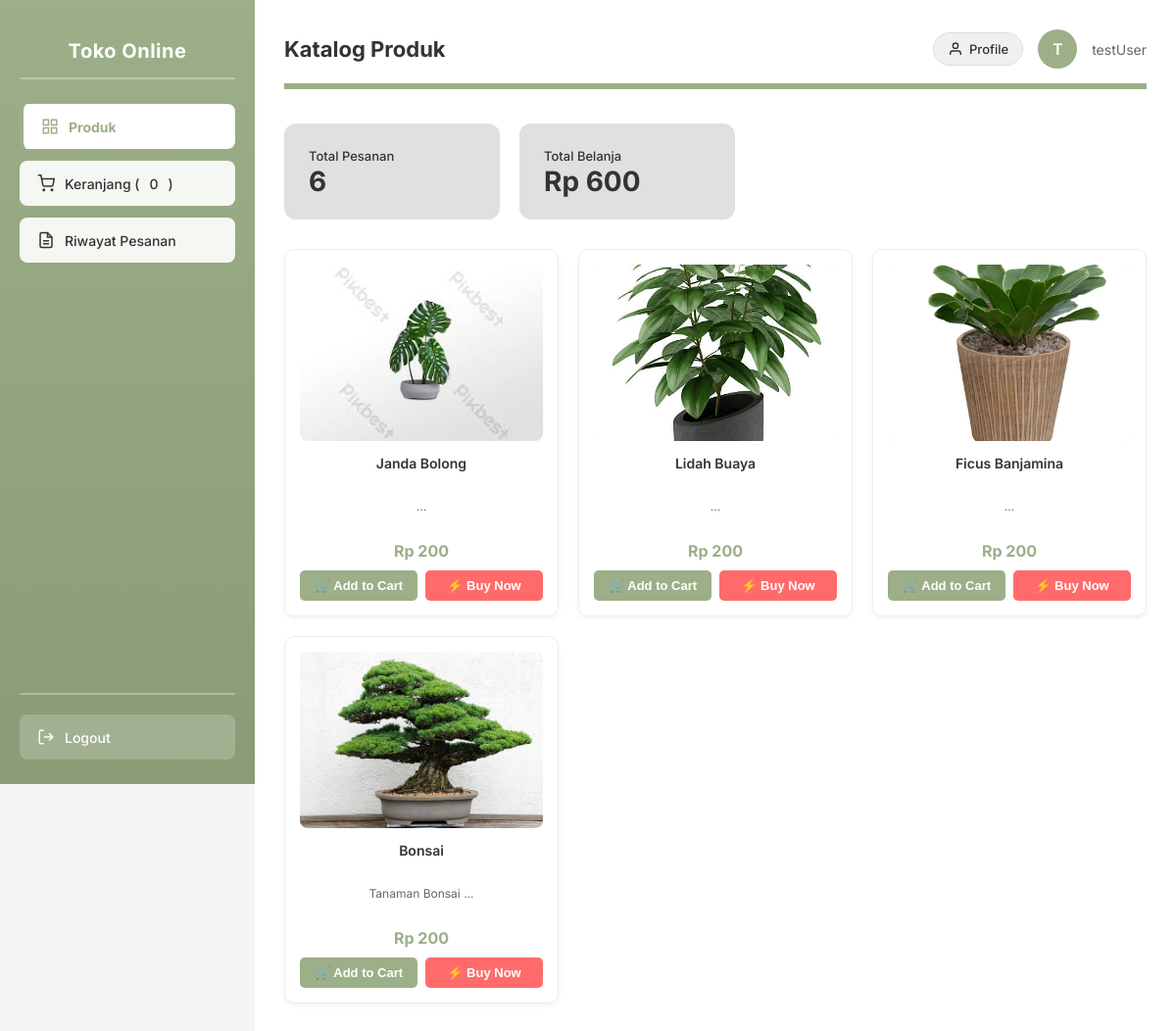
The app's page /user/dashboard_user.php (signed in) with its own data.
### tables this page shows
CREATE TABLE `produk` (
  `id` int(11) NOT NULL,
  `kode_produk` varchar(50) NOT NULL,
  `nama_produk` varchar(100) NOT NULL,
  `id_kategori` int(11) DEFAULT NULL,
  `harga` decimal(10,2) NOT NULL,
  `stok` int(11) NOT NULL,
  `deskripsi` text DEFAULT NULL,
  `status` enum('tersedia','habis','diskon') DEFAULT 'tersedia',
  `gambar` varchar(255) DEFAULT NULL,
  `created_at` timestamp NOT NULL DEFAULT current_timestamp()
);

### User/dashboard_user.php (the view, shortened to what this page needs)
<?php
$koneksi = getKoneksi();
$id_user = $_SESSION['id_petugas'];
$nama_user = $_SESSION['nama_petugas'];
$total_orders = mysqli_num_rows(mysqli_query($koneksi, "SELECT id FROM pesanan WHERE id_pelanggan = '$id_user'"));
$total_spent = mysqli_fetch_assoc(mysqli_query($koneksi, "SELECT SUM(total_harga) as total FROM pesanan WHERE id_pelanggan = '$id_user' AND status_pembayaran = 'lunas'"))['total'] ?? 0;
$active_page = isset($_GET['page']) ? $_GET['page'] : 'home';
?>
<!DOCTYPE html>
<html lang="id">
<head>
</head>
<body>
<div class="main-container">
    <div class="sidebar">
        <div class="sidebar-header">
            <h1 class="sidebar-title">Toko Online</h1>
        </div>
        <a href="dashboard_user.php?page=home" class="menu-item <?= $active_page=='home'?'active':'' ?>">
            <svg viewBox="0 0 24 24"><rect x="3" y="3" width="7" height="7"></rect><rect x="14" y="3" width="7" height="7"></rect><rect x="14" y="14" width="7" height="7"></rect><rect x="3" y="14" width="7" height="7"></rect></svg>
            Produk
        </a>
        <a href="dashboard_user.php?page=cart" class="menu-item <?= $active_page=='cart'?'active':'' ?>">
            <svg viewBox="0 0 24 24"><circle cx="9" cy="21" r="1"></circle><circle cx="20" cy="21" r="1"></circle><path d="M1 1h4l2.68 13.39a2 2 0 0 0 2 1.61h9.72a2 2 0 0 0 2-1.61L23 6H6"></path></svg>
            Keranjang (<span id="cart-count"><?= isset($_SESSION['cart']) ? count($_SESSION['cart']) : 0 ?></span>)
        </a>
        <a href="dashboard_user.php?page=orders" class="menu-item <?= $active_page=='orders'?'active':'' ?>">
            <svg viewBox="0 0 24 24"><path d="M14 2H6a2 2 0 0 0-2 2v16a2 2 0 0 0 2 2h12a2 2 0 0 0 2-2V8z"></path><polyline points="14 2 14 8 20 8"></polyline><line x1="16" y1="13" x2="8" y2="13"></line><line x1="16" y1="17" x2="8" y2="17"></line></svg>
            Riwayat Pesanan
        </a>
        <div class="logout-section">
            <a href="../auth/login.php" class="logout-btn">
                <svg viewBox="0 0 24 24"><path d="M9 21H5a2 2 0 0 1-2-2V5a2 2 0 0 1 2-2h4"></path><polyline points="16 17 21 12 16 7"></polyline><line x1="21" y1="12" x2="9" y2="12"></line></svg>
                Logout
            </a>
        </div>
    </div>
    <div class="main-content">
        <div class="header">
            <h2 class="header-title">
                <?php
                if($active_page == 'home') echo "Katalog Produk";
                elseif($active_page == 'cart') echo "Keranjang Belanja";
                elseif($active_page == 'checkout') echo "Checkout";
                elseif($active_page == 'orders') echo "Riwayat Pesanan";
                elseif($active_page == 'invoice') echo "Invoice";
                elseif($active_page == 'profile') echo "Profile Saya";
                else echo "Dashboard";
                ?>
            </h2>
            <div class="user-info">
                <a href="profile_user.php" class="profile-link <?= $active_page=='profile'?'active':'' ?>" title="Buka Profile">
                    <svg viewBox="0 0 24 24"><path d="M20 21v-2a4 4 0 0 0-4-4H8a4 4 0 0 0-4 4v2"></path><circle cx="12" cy="7" r="4"></circle></svg>
                    Profile
                </a>
                <div class="user-avatar"><?= strtoupper(substr($nama_user, 0, 1)) ?></div>
                <span class="user-name"><?= htmlspecialchars($nama_user) ?></span>
            </div>
        </div>
        <?php if ($active_page == 'home'): ?>
            <div class="stats-row">
                <div class="stat-card">
                    <span class="stat-label">Total Pesanan</span>
                    <div class="stat-value"><?= $total_orders ?></div>
                </div>
                <div class="stat-card">
                    <span class="stat-label">Total Belanja</span>
                    <div class="stat-value">Rp <?= number_format($total_spent, 0, ',', '.') ?></div>
                </div>
            </div>
            <div class="product-grid">
                <?php
                $produk_query = mysqli_query($koneksi, "SELECT * FROM produk ORDER BY id DESC");
                while($p = mysqli_fetch_assoc($produk_query)):
                ?>
                <div class="product-card">
                    <img src="../uploads/<?= $p['gambar'] ?? 'default.jpg' ?>" alt="<?= htmlspecialchars($p['nama_produk']) ?>" class="product-img">
                    <div class="product-title"><?= htmlspecialchars($p['nama_produk']) ?></div>
                    <div class="product-desc"><?= htmlspecialchars(substr($p['deskripsi'] ?? '', 0, 50)) ?>...</div>
                    <div class="product-price">Rp <?= number_format($p['harga'], 0, ',', '.') ?></div>
                    <form method="POST">
                        <div class="btn-group">
                            <button type="submit" name="add_to_cart" class="btn-add">🛒 Add to Cart</button>
                            <button type="submit" name="buy_now" class="btn-buy">⚡ Buy Now</button>
                        </div>
                    </form>
                </div>
                <?php endwhile; ?>
            </div>
        <?php endif; ?>
    </div>
</div>
</body>
</html>

### User/dashboard_user.php (style rules this page uses)
* { margin: 0; padding: 0; box-sizing: border-box; }
body { font-family: 'Inter', 'Segoe UI', Tahoma, Geneva, Verdana, sans-serif; background-color: #f5f5f5; color: #333; }
.main-container { display: flex; min-height: 100vh; }
.sidebar { width: 260px; background: linear-gradient(180deg, #9CAF88 0%, #8A9B76 100%); padding: 25px 20px; display: flex; flex-direction: column; position: fixed; height: 100vh; overflow-y: auto; }
.sidebar-header { text-align: center; padding: 15px 0; margin-bottom: 25px; border-bottom: 2px solid rgba(255,255,255,0.3); }
.sidebar-title { color: white; font-size: 20px; font-weight: 700; letter-spacing: 0.5px; }
.menu-item { background-color: rgba(255,255,255,0.9); padding: 14px 18px; margin-bottom: 12px; border-radius: 8px; text-align: left; cursor: pointer; font-weight: 500; color: #333; text-decoration: none; transition: all 0.2s ease; font-size: 14px; display: flex; align-items: center; gap: 10px; }
.menu-item.active { background-color: white; color: #9CAF88; font-weight: 700; border-left: 4px solid #9CAF88; }
.menu-item svg { width: 18px; height: 18px; stroke: currentColor; fill: none; stroke-width: 2; }
.logout-section { margin-top: auto; padding-top: 20px; border-top: 2px solid rgba(255,255,255,0.3); }
.logout-btn { display: flex; align-items: center; gap: 10px; padding: 14px 18px; background-color: rgba(255,255,255,0.2); color: white; border: none; border-radius: 8px; cursor: pointer; font-size: 14px; font-weight: 500; text-decoration: none; transition: background-color 0.2s; }
.logout-btn svg { width: 18px; height: 18px; stroke: white; fill: none; stroke-width: 2; }
.main-content { flex: 1; margin-left: 260px; padding: 30px; background-color: white; min-height: 100vh; }
.header { display: flex; justify-content: space-between; align-items: center; margin-bottom: 35px; padding-bottom: 15px; border-bottom: 6px solid #9CAF88; }
.header-title { font-size: 22px; font-weight: 700; color: #333; }
.user-info { display: flex; align-items: center; gap: 15px; }
.user-avatar { width: 40px; height: 40px; background-color: #9CAF88; border-radius: 50%; display: flex; align-items: center; justify-content: center; color: white; font-weight: 600; font-size: 16px; }
.user-name { color: #666; font-size: 14px; }
.profile-link { display: flex; align-items: center; gap: 6px; padding: 8px 14px; background-color: #f0f0f0; border-radius: 20px; text-decoration: none; color: #333; font-size: 13px; font-weight: 500; transition: all 0.2s ease; border: 1px solid #ddd; }
.profile-link svg { width: 16px; height: 16px; stroke: currentColor; fill: none; stroke-width: 2; }
.product-grid { display: grid; grid-template-columns: repeat(auto-fill, minmax(220px, 1fr)); gap: 20px; }
.product-card { background: #fff; border: 1px solid #eee; border-radius: 10px; padding: 15px; text-align: center; transition: transform 0.2s; box-shadow: 0 2px 5px rgba(0,0,0,0.05); }
.product-img { width: 100%; height: 180px; object-fit: cover; border-radius: 8px; background: #eee; margin-bottom: 10px; }
.product-title { font-size: 14px; font-weight: 600; margin-bottom: 5px; height: 40px; overflow: hidden; }
.product-desc { font-size: 12px; color: #666; margin-bottom: 8px; height: 35px; overflow: hidden; }
.product-price { color: #9CAF88; font-weight: 700; font-size: 16px; margin-bottom: 10px; }
.btn-group { display: flex; gap: 8px; }
.btn-add { background: #9CAF88; color: white; border: none; padding: 8px 12px; border-radius: 5px; cursor: pointer; flex: 1; font-weight: 600; font-size: 13px; }
.btn-buy { background: #FF6B6B; color: white; border: none; padding: 8px 12px; border-radius: 5px; cursor: pointer; flex: 1; font-weight: 600; font-size: 13px; }
.stats-row { display: flex; gap: 20px; margin-bottom: 30px; flex-wrap: wrap; }
.stat-card { background-color: #E0E0E0; padding: 22px 25px; border-radius: 12px; min-width: 170px; flex: 1; max-width: 220px; transition: transform 0.2s; }
.stat-value { font-size: 28px; font-weight: 700; color: #333; }
.stat-label { font-size: 13px; color: #333; font-weight: 500; }

### records on screen
produk: gambar (picture), nama_produk "Janda Bolong", harga "200"
produk: gambar (picture), nama_produk "Lidah Buaya", harga "200"
produk: gambar (picture), nama_produk "Ficus Banjamina", harga "200"
produk: gambar (picture), nama_produk "Bonsai", deskripsi "Tanaman Bonsai", harga "200"

### other values on screen
substr($nama_user, 0, 1) "T"
$nama_user "testUser"
$total_orders "6"
$total_spent "600"
